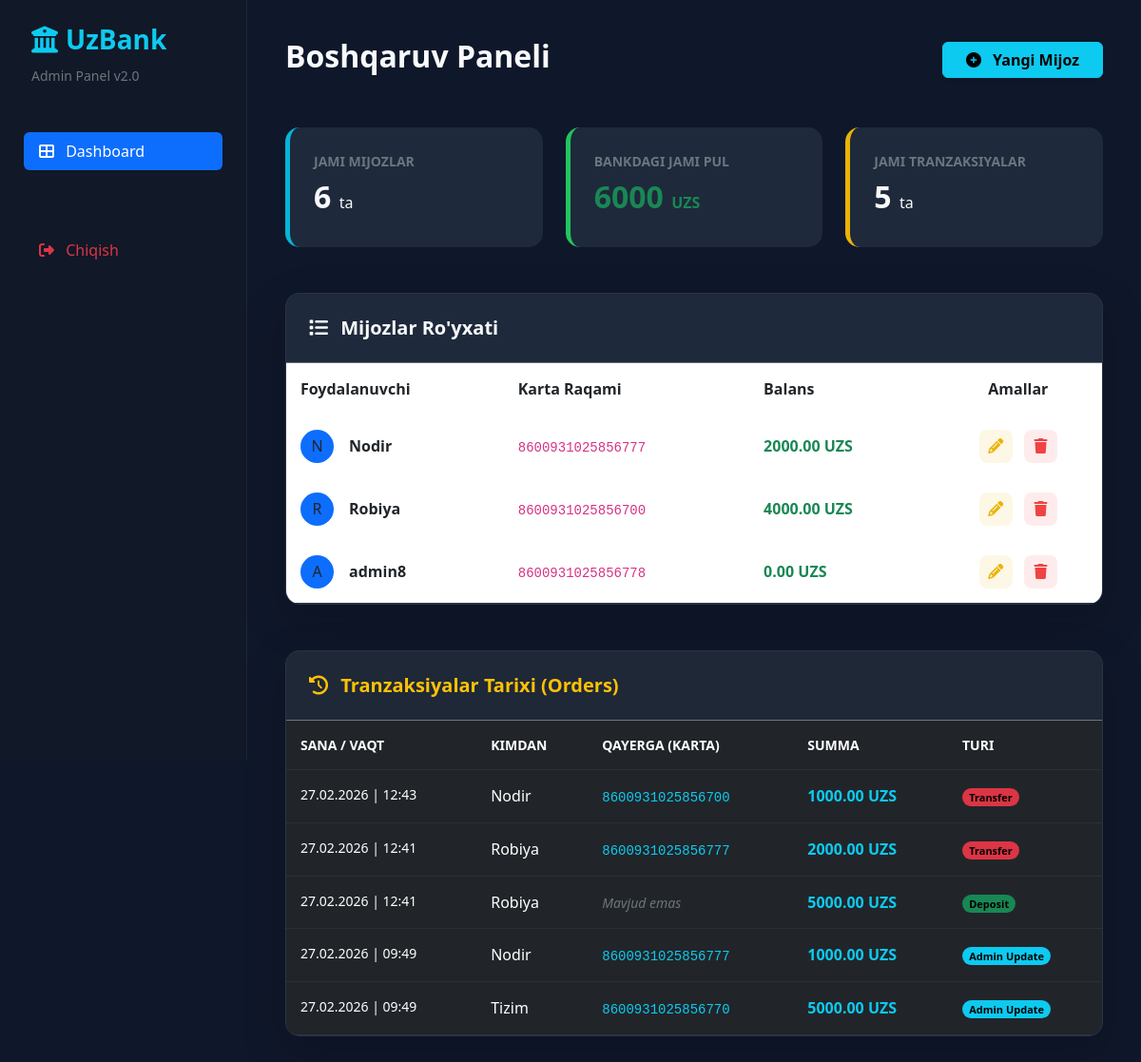
Screenshot of /admin-panel/dashboard/ (signed in) with the database file from the repository.
### card/models.py (models this page shows, shortened)
class Card(models.Model):
    user = models.ForeignKey(User, on_delete=models.CASCADE)
    card_number = models.CharField(max_length=16, unique=True)
    balance = models.DecimalField(max_digits=12, decimal_places=2, default=0)

class Transaction(models.Model):
    sender = models.ForeignKey(User, related_name='sent_transactions', on_delete=models.SET_NULL, null=True)
    receiver_card = models.CharField(max_length=16)
    amount = models.DecimalField(max_digits=12, decimal_places=2)
    date = models.DateTimeField(auto_now_add=True)
    type = models.CharField(max_length=20)

### card/views.py (the view, shortened to what this page needs)
# urls.py: path('admin-panel/dashboard/', views.admin_dashboard, name='admin_dashboard'),
def admin_dashboard(request):
    if not request.user.is_authenticated or not request.user.is_staff:
        return redirect('admin_login')
    context = {
        'cards': Card.objects.all(),
        'user_count': User.objects.count(),
        'total_money': Card.objects.aggregate(Sum('balance'))['balance__sum'] or 0,
        'transactions': Transaction.objects.all().order_by('-date')
    }
    return render(request, 'admin_dashboard.html', context)

### card/templates/admin_dashboard.html (shortened to what this page needs)
<!DOCTYPE html>
<html lang="uz">
<head>
    <link href="https://cdn.jsdelivr.net/npm/bootstrap@5.3.0/dist/css/bootstrap.min.css" rel="stylesheet">
    <link rel="stylesheet" href="https://cdnjs.cloudflare.com/ajax/libs/font-awesome/6.4.0/css/all.min.css">
</head>
<body>
<div class="sidebar">
    <div class="mb-5 px-2">
        <h3 class="text-info fw-bold"><i class="fas fa-university me-2"></i>UzBank</h3>
        <small class="text-secondary">Admin Panel v2.0</small>
    </div>
    <div class="nav flex-column gap-3">
        <a href="#" class="nav-link text-white bg-primary rounded px-3 py-2"><i class="fas fa-th-large me-2"></i> Dashboard</a>
        <a href="{% url 'logout' %}" class="nav-link text-danger mt-5 px-3 py-2"><i class="fas fa-sign-out-alt me-2"></i> Chiqish</a>
    </div>
</div>
<div class="main-content">
    <div class="d-flex justify-content-between align-items-center mb-5">
        <h2 class="fw-bold">Boshqaruv Paneli</h2>
        <button class="btn btn-info px-4 fw-bold shadow-sm" data-bs-toggle="modal" data-bs-target="#createModal">
            <i class="fas fa-plus-circle me-2"></i> Yangi Mijoz
        </button>
    </div>
    <div class="row g-4 mb-5">
        <div class="col-md-4">
            <div class="stat-card">
                <div class="text-secondary small fw-bold">JAMI MIJOZLAR</div>
                <h2 class="mt-2 fw-bold">{{ user_count }} <span class="fs-6 fw-normal">ta</span></h2>
            </div>
        </div>
        <div class="col-md-4">
            <div class="stat-card" style="border-left-color: #22c55e;">
                <div class="text-secondary small fw-bold">BANKDAGI JAMI PUL</div>
                <h2 class="mt-2 fw-bold text-success">{{ total_money }} <small class="fs-6">UZS</small></h2>
            </div>
        </div>
        <div class="col-md-4">
            <div class="stat-card" style="border-left-color: #eab308;">
                <div class="text-secondary small fw-bold">JAMI TRANZAKSIYALAR</div>
                <h2 class="mt-2 fw-bold">{{ transactions.count }} <span class="fs-6 fw-normal">ta</span></h2>
            </div>
        </div>
    </div>
    <div class="custom-table shadow-lg">
        <div class="p-4 border-bottom border-secondary d-flex justify-content-between align-items-center">
            <h5 class="mb-0 fw-bold"><i class="fas fa-list me-2"></i> Mijozlar Ro'yxati</h5>
        </div>
        <div class="table-responsive">
            <table class="table align-middle">
                <thead>
                    <tr>
                        <th>Foydalanuvchi</th>
                        <th>Karta Raqami</th>
                        <th>Balans</th>
                        <th class="text-center">Amallar</th>
                    </tr>
                </thead>
                <tbody>
                    {% for card in cards %}
                    <tr>
                        <td>
                            <div class="d-flex align-items-center">
                                <div class="bg-primary rounded-circle me-3 d-flex align-items-center justify-content-center" style="width: 35px; height: 35px;">
                                    {{ card.user.username|slice:":1"|upper }}
                                </div>
                                <span class="fw-bold">{{ card.user.username }}</span>
                            </div>
                        </td>
                        <td><code>{{ card.card_number }}</code></td>
                        <td class="text-success fw-bold">{{ card.balance }} UZS</td>
                        <td class="text-center">
                            <button class="btn-action btn-edit me-2" data-bs-toggle="modal" data-bs-target="#editModal{{ card.id }}">
                                <i class="fas fa-pencil-alt"></i>
                            </button>
                            <form method="POST" style="display: inline;" onsubmit="return confirm('Haqiqatan ham o`chirmoqchimisiz?')">
                                <button type="submit" class="btn-action btn-delete"><i class="fas fa-trash"></i></button>
                            </form>
                        </td>
                    </tr>
                    {% endfor %}
                </tbody>
            </table>
        </div>
    </div>
    <div class="custom-table mt-5 shadow-lg">
        <div class="p-4 border-bottom border-secondary bg-dark bg-opacity-25">
            <h5 class="mb-0 fw-bold text-warning"><i class="fas fa-history me-2"></i> Tranzaksiyalar Tarixi (Orders)</h5>
        </div>
        <div class="table-responsive">
            <table class="table table-sm table-dark table-hover">
                <thead class="small text-secondary text-uppercase">
                    <tr>
                        <th>Sana / Vaqt</th>
                        <th>Kimdan</th>
                        <th>Qayerga (Karta)</th>
                        <th>Summa</th>
                        <th>Turi</th>
                    </tr>
                </thead>
                <tbody>
                    {% for t in transactions %}
                    <tr>
                        <td class="small">{{ t.date|date:"d.m.Y | H:i" }}</td>
                        <td>{{ t.sender.username|default:"Tizim" }}</td>
                        <td>
                            {% if t.receiver_card %}
                                <code class="text-info">{{ t.receiver_card }}</code>
                            {% else %}
                                <span class="text-secondary small"><i>Mavjud emas</i></span>
                            {% endif %}
                        </td>
                        <td class="text-info fw-bold">{{ t.amount }} UZS</td>
                        <td>
                            <span class="badge badge-type rounded-pill
                                {% if t.type == 'Transfer' %}bg-danger{% elif t.type == 'Deposit' %}bg-success{% else %}bg-info{% endif %}">
                                {{ t.type }}
                            </span>
                        </td>
                    </tr>
                    {% empty %}
                    <tr><td colspan="5" class="text-center py-4 text-secondary">Hozircha hech qanday tranzaksiya mavjud emas.</td></tr>
                    {% endfor %}
                </tbody>
            </table>
        </div>
    </div>
</div>
</body>
</html>

### card/templates/admin_dashboard.html (style rules this page uses)
:root { --sidebar-bg: #111827; --main-bg: #0f172a; --accent: #06b6d4; --card-bg: #1e293b; }
body { background: var(--main-bg); color: #f8fafc; font-family: 'Segoe UI', Tahoma, Geneva, Verdana, sans-serif; }
.sidebar { width: 260px; background: var(--sidebar-bg); height: 100vh; position: fixed; padding: 25px; border-right: 1px solid rgba(255,255,255,0.05); }
.main-content { margin-left: 260px; padding: 40px; }
.stat-card { background: var(--card-bg); padding: 25px; border-radius: 15px; border-left: 5px solid var(--accent); position: relative; transition: 0.3s; }
.custom-table { background: var(--card-bg); border-radius: 15px; overflow: hidden; margin-top: 20px; border: 1px solid rgba(255,255,255,0.05); }
.table { color: #cbd5e1; margin-bottom: 0; }
.table thead { background: rgba(0,0,0,0.2); }
.table td, .table th { padding: 15px; border-color: rgba(255,255,255,0.05); }
.btn-action { width: 35px; height: 35px; border-radius: 8px; display: inline-flex; align-items: center; justify-content: center; border: none; }
.btn-edit { background: rgba(234, 179, 8, 0.1); color: #eab308; }
.btn-delete { background: rgba(239, 68, 68, 0.1); color: #ef4444; }
.badge-type { background: var(--accent); color: #000; font-weight: 600; font-size: 11px; }

### rows the page displays
Card: user.username "N", user.username "Nodir", card_number "8600931025856777", balance "2000.00"
Card: user.username "R", user.username "Robiya", card_number "8600931025856700", balance "4000.00"
Card: user.username "A", user.username "admin8", card_number "8600931025856778", balance "0.00"
Transaction: date|H "27.02.2026 | 12:43", sender.username "Nodir", receiver_card "8600931025856700", amount "1000.00", type "Transfer"
Transaction: date|H "27.02.2026 | 12:41", sender.username "Robiya", receiver_card "8600931025856777", amount "2000.00", type "Transfer"
Transaction: date|H "27.02.2026 | 12:41", sender.username "Robiya", receiver_card "Mavjud emas", amount "5000.00", type "Deposit"
Transaction: date|H "27.02.2026 | 09:49", sender.username "Nodir", receiver_card "8600931025856777", amount "1000.00", type "Admin Update"
Transaction: date|H "27.02.2026 | 09:49", sender.username "Tizim", receiver_card "8600931025856770", amount "5000.00", type "Admin Update"

### other values shown
{{ user_count }} "6"
{{ total_money }} "6000"
{{ transactions.count }} "5"
